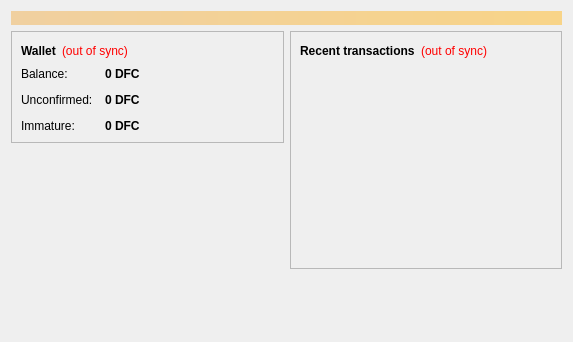
<?xml version="1.0" encoding="UTF-8"?>
<ui version="4.0">
 <class>OverviewPage</class>
 <widget class="QWidget" name="OverviewPage">
  <property name="geometry">
   <rect>
    <x>0</x>
    <y>0</y>
    <width>573</width>
    <height>342</height>
   </rect>
  </property>
  <property name="windowTitle">
   <string>Form</string>
  </property>
  <layout class="QVBoxLayout" name="topLayout">
   <item>
    <widget class="QLabel" name="labelAlerts">
     <property name="visible">
      <bool>false</bool>
     </property>
     <property name="styleSheet">
      <string notr="true">background-color: qlineargradient(x1: 0, y1: 0, x2: 1, y2: 0, stop:0 #F0D0A0, stop:1 #F8D488); color:#000000;</string>
     </property>
     <property name="wordWrap">
      <bool>true</bool>
     </property>
     <property name="margin">
      <number>3</number>
     </property>
    </widget>
   </item>
   <item>
    <layout class="QHBoxLayout" name="horizontalLayout" stretch="1,1">
     <item>
      <layout class="QVBoxLayout" name="verticalLayout_2">
       <item>
        <widget class="QFrame" name="frame">
         <property name="frameShape">
          <enum>QFrame::StyledPanel</enum>
         </property>
         <property name="frameShadow">
          <enum>QFrame::Raised</enum>
         </property>
         <layout class="QVBoxLayout" name="verticalLayout_4">
          <item>
           <layout class="QHBoxLayout" name="horizontalLayout_4">
            <item>
             <widget class="QLabel" name="label_5">
              <property name="font">
               <font>
                <weight>75</weight>
                <bold>true</bold>
               </font>
              </property>
              <property name="text">
               <string>Wallet</string>
              </property>
             </widget>
            </item>
            <item>
             <widget class="QLabel" name="labelWalletStatus">
              <property name="toolTip">
               <string>The displayed information may be out of date. Your wallet automatically synchronizes with the defcoin network after a connection is established, but this process has not completed yet.</string>
              </property>
              <property name="styleSheet">
               <string notr="true">QLabel { color: red; }</string>
              </property>
              <property name="text">
               <string notr="true">(out of sync)</string>
              </property>
              <property name="alignment">
               <set>Qt::AlignLeading|Qt::AlignLeft|Qt::AlignVCenter</set>
              </property>
             </widget>
            </item>
            <item>
             <spacer name="horizontalSpacer_2">
              <property name="orientation">
               <enum>Qt::Horizontal</enum>
              </property>
              <property name="sizeHint" stdset="0">
               <size>
                <width>40</width>
                <height>20</height>
               </size>
              </property>
             </spacer>
            </item>
           </layout>
          </item>
          <item>
           <layout class="QFormLayout" name="formLayout_2">
            <property name="fieldGrowthPolicy">
             <enum>QFormLayout::AllNonFixedFieldsGrow</enum>
            </property>
            <property name="horizontalSpacing">
             <number>12</number>
            </property>
            <property name="verticalSpacing">
             <number>12</number>
            </property>
            <item row="0" column="0">
             <widget class="QLabel" name="label">
              <property name="text">
               <string>Balance:</string>
              </property>
             </widget>
            </item>
            <item row="0" column="1">
             <widget class="QLabel" name="labelBalance">
              <property name="font">
               <font>
                <weight>75</weight>
                <bold>true</bold>
               </font>
              </property>
              <property name="cursor">
               <cursorShape>IBeamCursor</cursorShape>
              </property>
              <property name="toolTip">
               <string>Your current balance</string>
              </property>
              <property name="text">
               <string notr="true">0 DFC</string>
              </property>
              <property name="textInteractionFlags">
               <set>Qt::LinksAccessibleByMouse|Qt::TextSelectableByKeyboard|Qt::TextSelectableByMouse</set>
              </property>
             </widget>
            </item>
            <item row="1" column="0">
             <widget class="QLabel" name="label_3">
              <property name="text">
               <string>Unconfirmed:</string>
              </property>
             </widget>
            </item>
            <item row="1" column="1">
             <widget class="QLabel" name="labelUnconfirmed">
              <property name="font">
               <font>
                <weight>75</weight>
                <bold>true</bold>
               </font>
              </property>
              <property name="cursor">
               <cursorShape>IBeamCursor</cursorShape>
              </property>
              <property name="toolTip">
               <string>Total of transactions that have yet to be confirmed, and do not yet count toward the current balance</string>
              </property>
              <property name="text">
               <string notr="true">0 DFC</string>
              </property>
              <property name="textInteractionFlags">
               <set>Qt::LinksAccessibleByMouse|Qt::TextSelectableByKeyboard|Qt::TextSelectableByMouse</set>
              </property>
             </widget>
            </item>
            <item row="2" column="0">
             <widget class="QLabel" name="labelImmatureText">
              <property name="text">
               <string>Immature:</string>
              </property>
             </widget>
            </item>
            <item row="2" column="1">
             <widget class="QLabel" name="labelImmature">
              <property name="font">
               <font>
                <weight>75</weight>
                <bold>true</bold>
               </font>
              </property>
              <property name="toolTip">
               <string>Mined balance that has not yet matured</string>
              </property>
              <property name="text">
               <string notr="true">0 DFC</string>
              </property>
              <property name="textInteractionFlags">
               <set>Qt::LinksAccessibleByMouse|Qt::TextSelectableByKeyboard|Qt::TextSelectableByMouse</set>
              </property>
             </widget>
            </item>
           </layout>
          </item>
         </layout>
        </widget>
       </item>
       <item>
        <spacer name="verticalSpacer">
         <property name="orientation">
          <enum>Qt::Vertical</enum>
         </property>
         <property name="sizeHint" stdset="0">
          <size>
           <width>20</width>
           <height>40</height>
          </size>
         </property>
        </spacer>
       </item>
      </layout>
     </item>
     <item>
      <layout class="QVBoxLayout" name="verticalLayout_3">
       <item>
        <widget class="QFrame" name="frame_2">
         <property name="frameShape">
          <enum>QFrame::StyledPanel</enum>
         </property>
         <property name="frameShadow">
          <enum>QFrame::Raised</enum>
         </property>
         <layout class="QVBoxLayout" name="verticalLayout">
          <item>
           <layout class="QHBoxLayout" name="horizontalLayout_2">
            <item>
             <widget class="QLabel" name="label_4">
              <property name="text">
               <string>&lt;b&gt;Recent transactions&lt;/b&gt;</string>
              </property>
             </widget>
            </item>
            <item>
             <widget class="QLabel" name="labelTransactionsStatus">
              <property name="toolTip">
               <string>The displayed information may be out of date. Your wallet automatically synchronizes with the defcoin network after a connection is established, but this process has not completed yet.</string>
              </property>
              <property name="styleSheet">
               <string notr="true">QLabel { color: red; }</string>
              </property>
              <property name="text">
               <string notr="true">(out of sync)</string>
              </property>
              <property name="alignment">
               <set>Qt::AlignRight|Qt::AlignTrailing|Qt::AlignVCenter</set>
              </property>
             </widget>
            </item>
            <item>
             <spacer name="horizontalSpacer">
              <property name="orientation">
               <enum>Qt::Horizontal</enum>
              </property>
              <property name="sizeHint" stdset="0">
               <size>
                <width>40</width>
                <height>20</height>
               </size>
              </property>
             </spacer>
            </item>
           </layout>
          </item>
          <item>
           <widget class="QListView" name="listTransactions">
            <property name="styleSheet">
             <string notr="true">QListView { background: transparent; }</string>
            </property>
            <property name="frameShape">
             <enum>QFrame::NoFrame</enum>
            </property>
            <property name="verticalScrollBarPolicy">
             <enum>Qt::ScrollBarAlwaysOff</enum>
            </property>
            <property name="horizontalScrollBarPolicy">
             <enum>Qt::ScrollBarAlwaysOff</enum>
            </property>
            <property name="selectionMode">
             <enum>QAbstractItemView::NoSelection</enum>
            </property>
           </widget>
          </item>
         </layout>
        </widget>
       </item>
       <item>
        <spacer name="verticalSpacer_2">
         <property name="orientation">
          <enum>Qt::Vertical</enum>
         </property>
         <property name="sizeHint" stdset="0">
          <size>
           <width>20</width>
           <height>40</height>
          </size>
         </property>
        </spacer>
       </item>
      </layout>
     </item>
    </layout>
   </item>
  </layout>
 </widget>
 <resources/>
 <connections/>
</ui>
